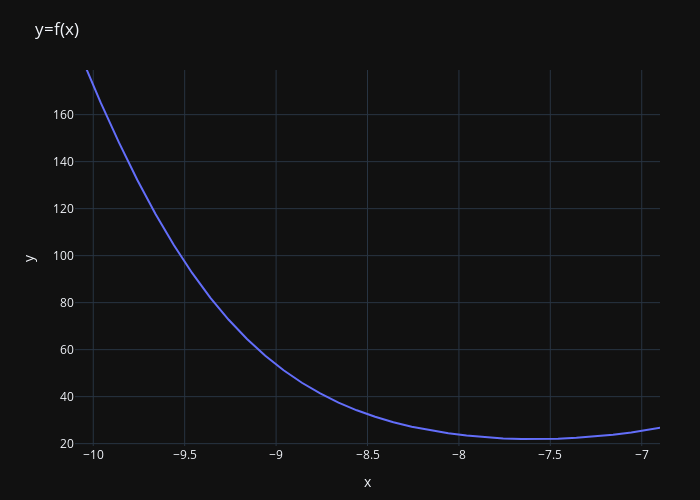

Notebook code cell kept with this figure:
### Code cell
fig.update_xaxes(range=[a - 0.1, b + 0.1])
fig.update_yaxes(range=[19, 179])
fig.show()

### Figure 1 — Plotly figure (JSON) as saved in the notebook; plotly's stock layout.template omitted (floating-point values rounded to 4 significant figures; data arrays with more than 128 entries replaced by an {"elided": "..."} marker saying what was removed)
{"data": [{"type": "scatter", "x": {"elided": "1000 float values"}, "y": {"elided": "1000 float values"}}], "layout": {"height": 500, "margin": {"b": 15, "l": 75, "r": 40, "t": 70}, "title": {"text": "y=f(x)"}, "width": 700, "xaxis": {"range": [-10.1, -6.9], "title": {"text": "x"}}, "yaxis": {"range": [19, 179], "title": {"text": "y"}}}}
